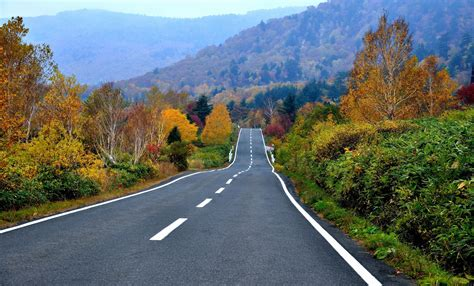
%> input picture Road Segmentation using K-means/4.jpg, 474 x 286 px
$ octave MP1.m   (GNU Octave 9; MATLAB toolbox functions it lacks are replaced by stand-ins)
%> lines starting %> are read from the running program, lines starting %| are printed output that depends on the picture; in (x1, y1, x2, y2) boxes, pixels count from 0 and x2, y2 are one past the last pixel; in counts of white or black regions, pixels touching at a corner belong together; the program's own positions count from 1
clc;
clear all;

img = imread('4.jpg');
%> img is the input picture: size 286x474x3 uint8; mean R, G, B 99, 108.7, 106.6
k = 4;
C = [100 100 100 ;128 128 128 ;175 175 175 ;255 255 255];
%out1 = average_filter(img,5);
% pre-processing (cropping the road out of the image).
out = img(120:286,1:390,:);
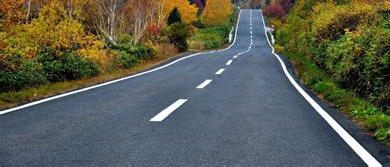
%> out: size 167x390x3 uint8; mean R, G, B 90.7, 93.5, 79.8
% Apply K-means Clustering on the image with intial centers and K = 4.
k_out = imgkmeansSegmentation(out,k,C);
% Post-processing (apply median filter to remove the noise at the background).
filtered_img = median_filter(k_out,7);
% [2 lines not run here, left out]
function img = imgkmeansSegmentation(img,k,C)
%> called with k = 4
    subplot(1,2,1);
    imshow(img);
    title('Original Image');
    R = img(:, :, 1);
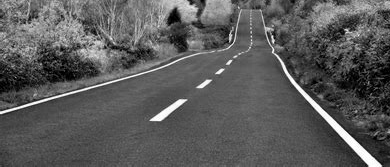
%> R: size 167x390 uint8; min 0, max 255, mean 90.7
    G = img(:, :, 2);
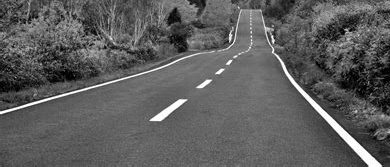
%> G: size 167x390 uint8; min 0, max 255, mean 93.5
    B = img(:, :, 3);
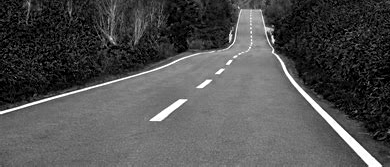
%> B: size 167x390 uint8; min 0, max 255, mean 79.8
    data = double([R(:), G(:), B(:)]);
    [m, n, sumd] = kmeans(data,k,'Start',C);
%> n = [52.19 54.72 24.86; 86.72 100.1 116.6; 126.5 106.3 43.46; 227.5 233.9 238.1]; sumd = [25617364.7; 18477924.6; 24715109.6; 4114109.6]
    m = reshape(m,size(img,1),size(img,2));
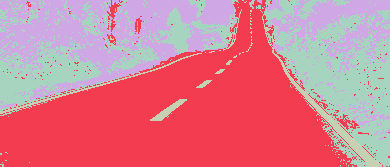
%> m: size 167x390 double; 4 distinct labels, from 1 to 4; one colour per label, 0 black
    n;
    [rows,cols] = size(m);
%> rows = 167; cols = 390
    n = n/255;
%> n = [0.205 0.215 0.0975; 0.34 0.393 0.457; 0.496 0.417 0.17; 0.892 0.917 0.934]
    % [4 lines of commented-out code are left out]
    img = rgb2gray(img);
%> img: size 167x390 uint8
    for i = 1:1:rows
        for j = 1:1:cols
           if m(i,j) == 1
               img(i,j) = 0;
           end
           if m(i,j) == 2
               img(i,j) = 255;
           end
           if m(i,j) == 3
               img(i,j) = 0;
           end
           if m(i,j) == 4
               img(i,j) = 0;
           end
        end
    end
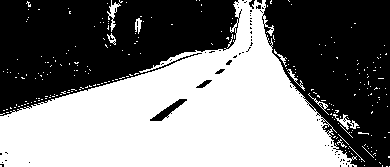
%> img: size 167x390 uint8; 48.8% white; 249 white regions (240 under 20 px), largest, box (x1, y1, x2, y2) and area: (0, 0, 357, 167) 30633, (107, 0, 121, 32) 136, (333, 114, 359, 130) 131
    subplot(1,2,2);
    imshow(uint8(img));
    title(['Gray with ', 'k = ', num2str(k)]);
end
function [img] = median_filter(img, n)
%> called with n = 7
    [M, N] = size(img);
%> M = 167; N = 390
%> the run ends on the next line
    kernel_size = n;
    k = zeros(kernel_size);  %k is the kernel used.
    start = kernel_size - floor(kernel_size*0.5);
    for x = start:1:M-floor(kernel_size*0.5)
        for y = start:1:N-floor(kernel_size*0.5)
            x1 = x - (floor(kernel_size*0.5));
            y1 = y - (floor(kernel_size*0.5));

    %specifying image pixels to the kernel
            for p = 1:1:kernel_size
                for q = 1:1:kernel_size
                    k(p,q) = img(x1+p-1,y1+q-1);
                end
            end
        d=reshape(k,1,[]);  %k values into an array d
        [r,c]=size(d);

        Median=median(sort(d));

       img(x,y)=Median;
        end
    end
end
